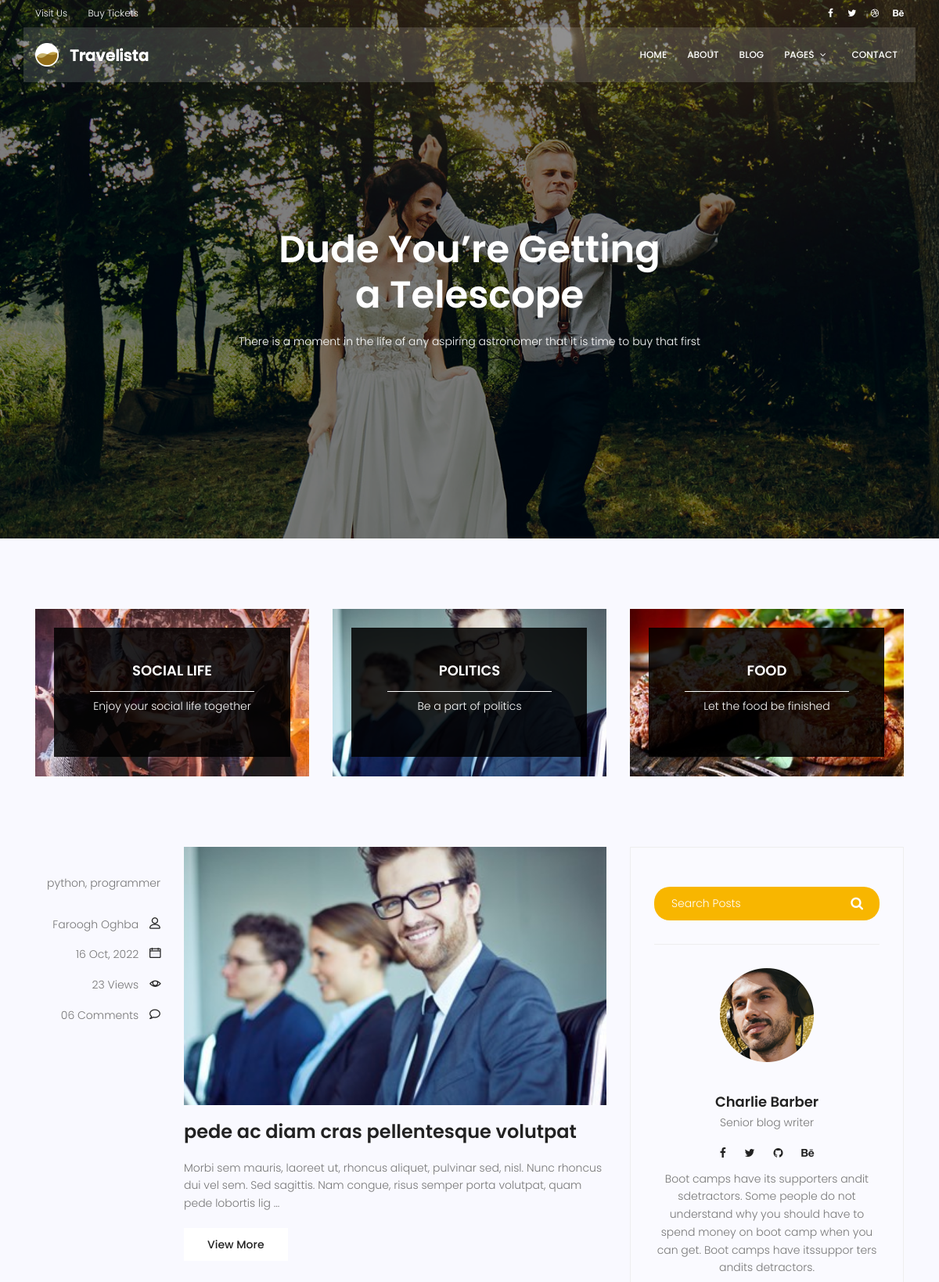
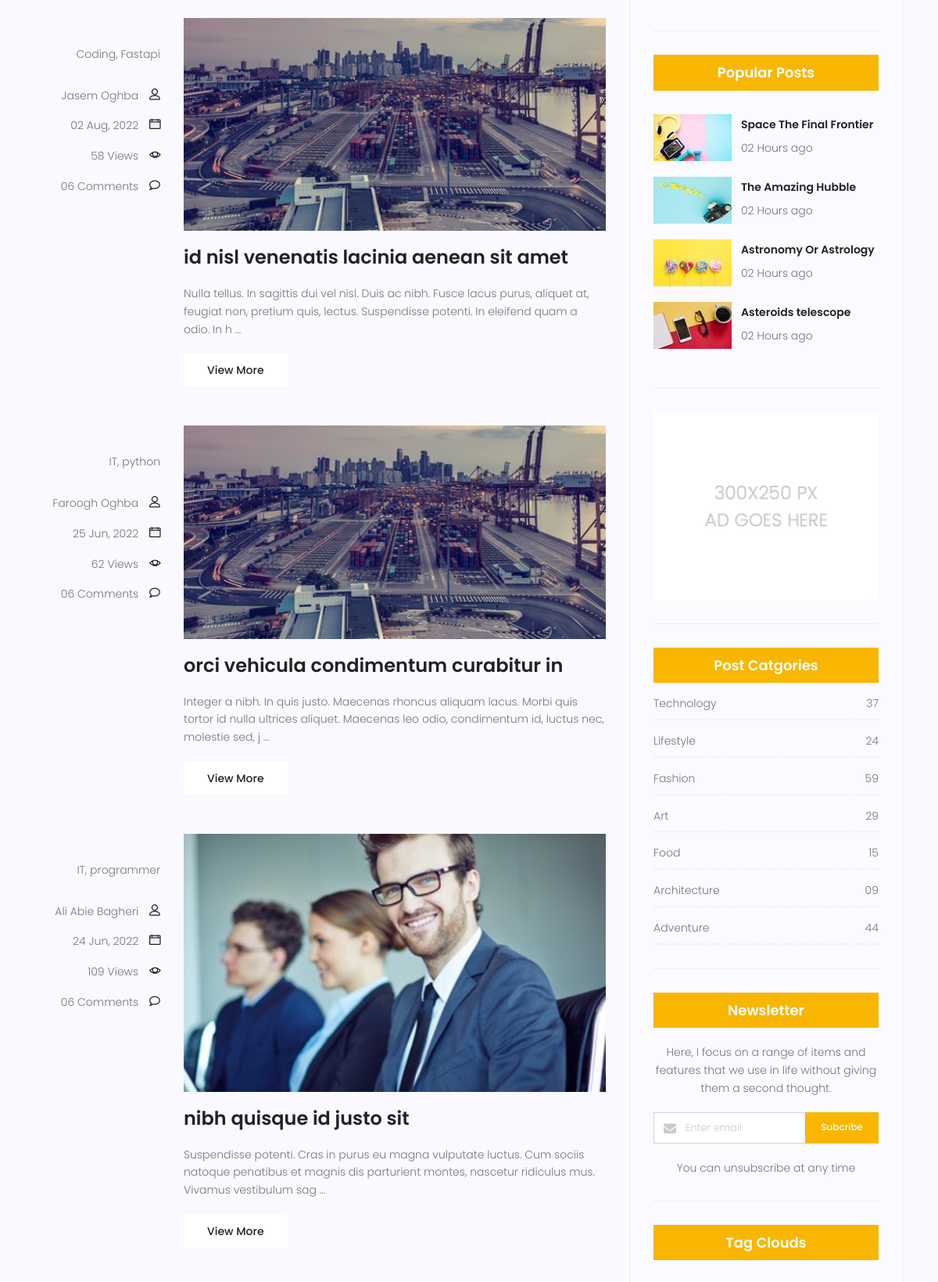
Screenshot of /blog/ (upper part) with the database file from the repository (2 pictures, top to bottom).
### blog/models.py (models this page shows, shortened)
class Post(models.Model):
    author = models.ForeignKey(to=User, on_delete=models.SET_NULL, null=True)
    image = models.ImageField(upload_to='blog_post/', default='blog_post/default.jpg')
    title = models.CharField(max_length=255)
    content = models.TextField()
    category = models.ManyToManyField(to=Category)
    counted_views = models.IntegerField(default=0)
    status = models.BooleanField(default=False)
    publish_date = models.DateTimeField(null=True)
    created_date = models.DateTimeField(auto_now_add=True)
    updated_date = models.DateTimeField(auto_now=True)
    class Meta:
        ordering = ['-publish_date']

class Category(models.Model):
    name = models.CharField(max_length=255)
    def __str__(self):
        return self.name

### blog/views.py (the view)
# urls.py: path('', blog_home_view, name='home'),
def blog_home_view(request):
    all_post = Post.objects.filter(publish_date__lte=timezone.now(), status=True)
    context = {'all_post': all_post}
    return render(request, template_name='blog/blog-home.html', context=context)

### blog/templates/blog/blog-home.html (shortened to what this page needs)
{% extends 'base.html' %}
{% load static %}
{% block content %}
<section class="banner-area relative blog-home-banner" id="home">
    <div class="overlay overlay-bg"></div>
    <div class="container">
        <div class="row d-flex align-items-center justify-content-center">
            <div class="about-content blog-header-content col-lg-12">
                <h1 class="text-white">
                    Dude You’re Getting
                    a Telescope
                </h1>
                <p class="text-white">
                    There is a moment in the life of any aspiring astronomer that it is time to buy that first
                </p>
            </div>
        </div>
    </div>
</section>
<section class="top-category-widget-area pt-90 pb-90 ">
    <div class="container">
        <div class="row">
            <div class="col-lg-4">
                <div class="single-cat-widget">
                    <div class="content relative">
                        <div class="overlay overlay-bg"></div>
                        <a href="#" target="_blank">
                            <div class="thumb">
                                <img class="content-image img-fluid d-block mx-auto" src="{% static 'img/blog/cat-widget1.jpg' %}"
                                     alt="">
                            </div>
                            <div class="content-details">
                                <h4 class="content-title mx-auto text-uppercase">Social life</h4>
                                <span></span>
                                <p>Enjoy your social life together</p>
                            </div>
                        </a>
                    </div>
                </div>
            </div>
            <div class="col-lg-4">
                <div class="single-cat-widget">
                    <div class="content relative">
                        <div class="overlay overlay-bg"></div>
                        <a href="#" target="_blank">
                            <div class="thumb">
                                <img class="content-image img-fluid d-block mx-auto" src="{% static 'img/blog/cat-widget2.jpg' %}"
                                     alt="">
                            </div>
                            <div class="content-details">
                                <h4 class="content-title mx-auto text-uppercase">Politics</h4>
                                <span></span>
                                <p>Be a part of politics</p>
                            </div>
                        </a>
                    </div>
                </div>
            </div>
            <div class="col-lg-4">
                <div class="single-cat-widget">
                    <div class="content relative">
                        <div class="overlay overlay-bg"></div>
                        <a href="#" target="_blank">
                            <div class="thumb">
                                <img class="content-image img-fluid d-block mx-auto" src="{% static 'img/blog/cat-widget3.jpg' %}"
                                     alt="">
                            </div>
                            <div class="content-details">
                                <h4 class="content-title mx-auto text-uppercase">Food</h4>
                                <span></span>
                                <p>Let the food be finished</p>
                            </div>
                        </a>
                    </div>
                </div>
            </div>
        </div>
    </div>
</section>
<section class="post-content-area">
    <div class="container">
        <div class="row">
            <div class="col-lg-8 posts-list">
                {% for post in all_post %}
                    <div class="single-post row">
                    <div class="col-lg-3  col-md-3 meta-details">
                        <ul class="tags">
                            {{ post.category.all|join:", " }}
                        </ul>
                        <div class="user-details row">
                            <p class="user-name col-lg-12 col-md-12 col-6"><a href="#">{{ post.author.get_full_name }}</a> <span
                                    class="lnr lnr-user"></span></p>
                            <p class="date col-lg-12 col-md-12 col-6"><a href="#">{{ post.publish_date | date:'d M, Y' }}</a> <span
                                    class="lnr lnr-calendar-full"></span></p>
                            <p class="view col-lg-12 col-md-12 col-6"><a href="#">{{ post.counted_views }} Views</a> <span
                                    class="lnr lnr-eye"></span></p>
                            <p class="comments col-lg-12 col-md-12 col-6"><a href="#">06 Comments</a> <span
                                    class="lnr lnr-bubble"></span></p>
                        </div>
                    </div>
                    <div class="col-lg-9 col-md-9 ">
                        <div class="feature-img">
                            <img class="img-fluid" src="{{ post.image.url }}" alt="">
                        </div>
                        <a class="posts-title" href="{% url 'blog:single' post.id %}"><h3>{{ post.title }}</h3>
                        </a>
                        <p class="excert">
                            {{ post.content|slice:":170" }} ...
                        </p>
                        <a href="{% url 'blog:single' post.id %}" class="primary-btn">View More</a>
                    </div>
                </div>
                {% endfor %}
            </div>
            <div class="col-lg-4 sidebar-widgets">
                <div class="widget-wrap">
                    <div class="single-sidebar-widget search-widget">
                        <form class="search-form" action="#">
                            <input placeholder="Search Posts" name="search" type="text" onfocus="this.placeholder = ''"
                                   onblur="this.placeholder = 'Search Posts'">
                            <button type="submit"><i class="fa fa-search"></i></button>
                        </form>
                    </div>
                    <div class="single-sidebar-widget user-info-widget">
                        <img src="{% static 'img/blog/user-info.png" alt="">
                        <a href="#"><h4>Charlie Barber</h4></a>
                        <p>
                            Senior blog writer
                        </p>
                        <ul class="social-links">
                            <li><a href="#"><i class="fa fa-facebook"></i></a></li>
                            <li><a href="#"><i class="fa fa-twitter"></i></a></li>
                            <li><a href="#"><i class="fa fa-github"></i></a></li>
                            <li><a href="#"><i class="fa fa-behance"></i></a></li>
                        </ul>
                        <p>
                            Boot camps have its supporters andit sdetractors. Some people do not understand why you
                            should have to spend money on boot camp when you can get. Boot camps have itssuppor ters
                            andits detractors.
                        </p>
                    </div>
                    <div class="single-sidebar-widget popular-post-widget">
                        <h4 class="popular-title">Popular Posts</h4>
                        <div class="popular-post-list">
                            <div class="single-post-list d-flex flex-row align-items-center">
                                <div class="thumb">
                                    <img class="img-fluid" src="{% static 'img/blog/pp1.jpg' %}" alt="">
                                </div>
                                <div class="details">
                                    <a href="#"><h6>Space The Final Frontier</h6></a>
                                    <p>02 Hours ago</p>
                                </div>
                            </div>
                            <div class="single-post-list d-flex flex-row align-items-center">
                                <div class="thumb">
                                    <img class="img-fluid" src="{% static 'img/blog/pp2.jpg' %}" alt="">
                                </div>
                                <div class="details">
                                    <a href="#"><h6>The Amazing Hubble</h6></a>
                                    <p>02 Hours ago</p>
                                </div>
                            </div>
                            <div class="single-post-list d-flex flex-row align-items-center">
                                <div class="thumb">
                                    <img class="img-fluid" src="{% static 'img/blog/pp3.jpg' %}" alt="">
                                </div>
                                <div class="details">
                                    <a href="#"><h6>Astronomy Or Astrology</h6></a>
                                    <p>02 Hours ago</p>
                                </div>
                            </div>
                            <div class="single-post-list d-flex flex-row align-items-center">
                                <div class="thumb">
                                    <img class="img-fluid" src="{% static 'img/blog/pp4.jpg' %}" alt="">
                                </div>
                                <div class="details">
                                    <a href="#"><h6>Asteroids telescope</h6></a>
                                    <p>02 Hours ago</p>
                                </div>
                            </div>
                        </div>
                    </div>
                    <div class="single-sidebar-widget ads-widget">
                        <a href="#"><img class="img-fluid" src="{% static 'img/blog/ads-banner.jpg' %}" alt=""></a>
                    </div>
                    <div class="single-sidebar-widget post-category-widget">
                        <h4 class="category-title">Post Catgories</h4>
                        <ul class="cat-list">
                            <li>
                                <a href="#" class="d-flex justify-content-between">
                                    <p>Technology</p>
                                    <p>37</p>
                                </a>
                            </li>
                            <li>
                                <a href="#" class="d-flex justify-content-between">
                                    <p>Lifestyle</p>
                                    <p>24</p>
                                </a>
                            </li>
                            <li>
                                <a href="#" class="d-flex justify-content-between">
                                    <p>Fashion</p>
                                    <p>59</p>
                                </a>
                            </li>
                            <li>
                                <a href="#" class="d-flex justify-content-between">
                                    <p>Art</p>
                                    <p>29</p>
                                </a>
                            </li>
                            <li>
                                <a href="#" class="d-flex justify-content-between">
                                    <p>Food</p>
                                    <p>15</p>
                                </a>
                            </li>
                            <li>
                                <a href="#" class="d-flex justify-content-between">
                                    <p>Architecture</p>
                                    <p>09</p>
                                </a>
                            </li>
                            <li>
                                <a href="#" class="d-flex justify-content-between">
                                    <p>Adventure</p>
                                    <p>44</p>
                                </a>
                            </li>
                        </ul>
                    </div>
                    <div class="single-sidebar-widget newsletter-widget">
                        <h4 class="newsletter-title">Newsletter</h4>
                        <p>
                            Here, I focus on a range of items and features that we use in life without
                            giving them a second thought.
                        </p>
                        <div class="form-group d-flex flex-row">
                            <div class="col-autos">
                                <div class="input-group">
                                    <div class="input-group-prepend">
                                        <div class="input-group-text"><i class="fa fa-envelope" aria-hidden="true"></i>
                                        </div>
                                    </div>
                                    <input type="text" class="form-control" id="inlineFormInputGroup"
                                           placeholder="Enter email" onfocus="this.placeholder = ''"
                                           onblur="this.placeholder = 'Enter email'">
                                </div>
                            </div>
                            <a href="#" class="bbtns">Subcribe</a>
                        </div>
                        <p class="text-bottom">
                            You can unsubscribe at any time
                        </p>
                    </div>
                    <div class="single-sidebar-widget tag-cloud-widget">
                        <h4 class="tagcloud-title">Tag Clouds</h4>
                    </div>
                </div>
            </div>
        </div>
    </div>
</section>
{% endblock %}

### rows the page displays
Post: category.all "python, programmer", author.get_full_name "Faroogh Oghba", publish_date "16 Oct, 2022", counted_views "23", image (picture), title "pede ac diam cras pellentesque volutpat", content "Morbi sem mauris, laoreet ut, rhoncus aliquet, pulvinar sed, nisl. Nunc rhoncus dui vel sem. Sed sagittis. Nam congue, risus semper porta volutpat, quam pede lobortis lig"
Post: category.all "Coding, Fastapi", author.get_full_name "Jasem Oghba", publish_date "02 Aug, 2022", counted_views "58", image (placeholder picture), title "id nisl venenatis lacinia aenean sit amet", content "Nulla tellus. In sagittis dui vel nisl. Duis ac nibh. Fusce lacus purus, aliquet at, feugiat non, pretium quis, lectus. Suspendisse potenti. In eleifend quam a odio. In h"
Post: category.all "IT, python", author.get_full_name "Faroogh Oghba", publish_date "25 Jun, 2022", counted_views "62", image (placeholder picture), title "orci vehicula condimentum curabitur in", content "Integer a nibh. In quis justo. Maecenas rhoncus aliquam lacus. Morbi quis tortor id nulla ultrices aliquet. Maecenas leo odio, condimentum id, luctus nec, molestie sed, j"
Post: category.all "IT, programmer", author.get_full_name "Ali Abie Bagheri", publish_date "24 Jun, 2022", counted_views "109", image (picture), title "nibh quisque id justo sit", content "Suspendisse potenti. Cras in purus eu magna vulputate luctus. Cum sociis natoque penatibus et magnis dis parturient montes, nascetur ridiculus mus. Vivamus vestibulum sag"
